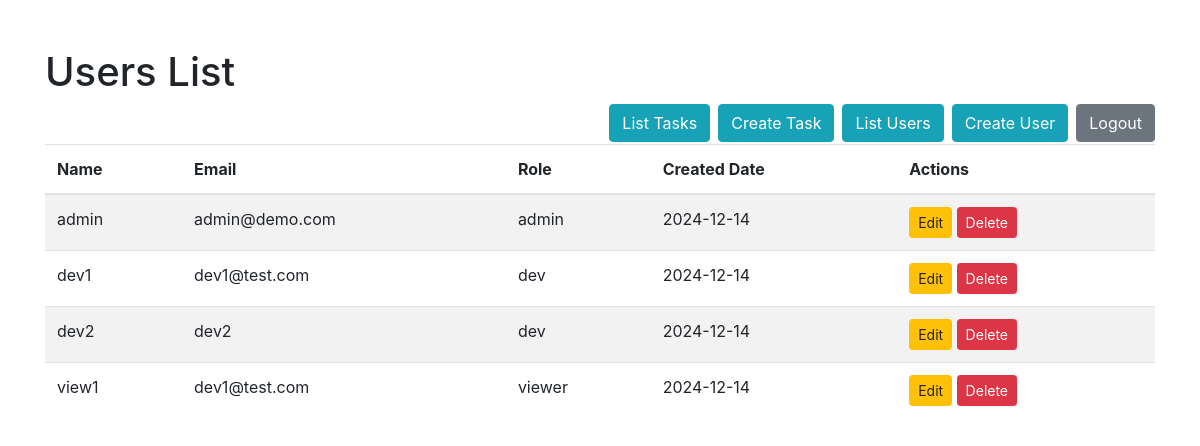
The page /list_users (signed in) on the database its author committed.
### app.py (models this page shows, shortened)
class User(db.Model, UserMixin):
    id = db.Column(db.Integer, primary_key=True)
    name = db.Column(db.String(100), nullable=True)
    email_id = db.Column(db.String(100), nullable=True)
    mobile_number = db.Column(db.String(100), nullable=True)
    designation = db.Column(db.String(100), nullable=True)
    address = db.Column(db.String(100), nullable=True)
    password_hash = db.Column(db.String(128), nullable=True)
    role = db.Column(db.String(20), nullable=True,
                     default='viewer')  # Roles: admin, dev, viewer
    created_date = db.Column(db.Date, nullable=True)
    modified_date = db.Column(db.Date, nullable=True)
    status = db.Column(db.String(20), default='Active')

### app.py (the view)
@app.route('/list_users', methods=['GET'])
@login_required
def list_users():
    filter_status = request.args.get('filter', 'All')
    if current_user.role in ['admin', 'dev']:
        user_query = User.query.filter_by(status='Active').all()
        print(user_query)
        return render_template('user_table.html', users=user_query)
    else:
        if current_user.role != 'admin':
            flash('Permission denied.', 'danger')
            return redirect(url_for('admin_dashboard'))

### app.py (called while the page is built)
@login_manager.user_loader
def load_user(user_id):
    return db.session.get(User, int(user_id))

### templates/user_table.html (shortened to what this page needs)
<!DOCTYPE html>
<html lang="en">
  <head>
    <link
      href="https://stackpath.bootstrapcdn.com/bootstrap/4.5.2/css/bootstrap.min.css"
      rel="stylesheet"
    />
  </head>
  <body>
    <div class="container mt-5">
      <h1>Users List</h1>
      <a href="{{ url_for('logout') }}" class="btn btn-secondary float-right"
        >Logout</a
      >
      {% if current_user.role == 'admin' %}
      <a href="{{ url_for('user_page')}}" class="btn btn-info float-right mr-2"
        >Create User</a
      >
      <a href="{{ url_for('list_users')}}" class="btn btn-info float-right mr-2"
        >List Users</a
      >
      <a href="{{ url_for('task_page') }}" class="btn btn-info float-right mr-2"
        >Create Task</a
      >
      <a
        href="{{ url_for('list_tasks') }}"
        class="btn btn-info float-right mr-2"
        >List Tasks</a
      >
      {% endif %}
      <table class="table table-striped mt-5">
        <thead>
          <tr>
            <th>Name</th>
            <th>Email</th>
            <th>Role</th>
            <th>Created Date</th>
            <th>Actions</th>
          </tr>
        </thead>
        <tbody>
          {% for person in users %}
          <tr>
            <td>{{ person.name }}</td>
            <td>{{ person.email_id }}</td>
            <td>{{ person.role }}</td>
            <td>{{ person.created_date }}</td>
            <td>
              {% if current_user.role in ['admin', 'dev'] %}
              <a
                href="{{ url_for('user_page', id=person.id) }}"
                class="btn btn-sm btn-warning"
                >Edit</a
              >
              <form
                action="{{ url_for('delete_user', user_id=person.id) }}"
                method="post"
                style="display: inline"
              >
                <button class="btn btn-sm btn-danger">Delete</button>
              </form>
              {% endif %}
            </td>
          </tr>
          {% endfor %}
        </tbody>
      </table>
    </div>
  </body>
</html>

### rows shown on the page
User: name "admin", email_id "admin@demo.com", role "admin", created_date "2024-12-14"
User: name "dev1", email_id "dev1@test.com", role "dev", created_date "2024-12-14"
User: name "dev2", email_id "dev2", role "dev", created_date "2024-12-14"
User: name "view1", email_id "dev1@test.com", role "viewer", created_date "2024-12-14"
